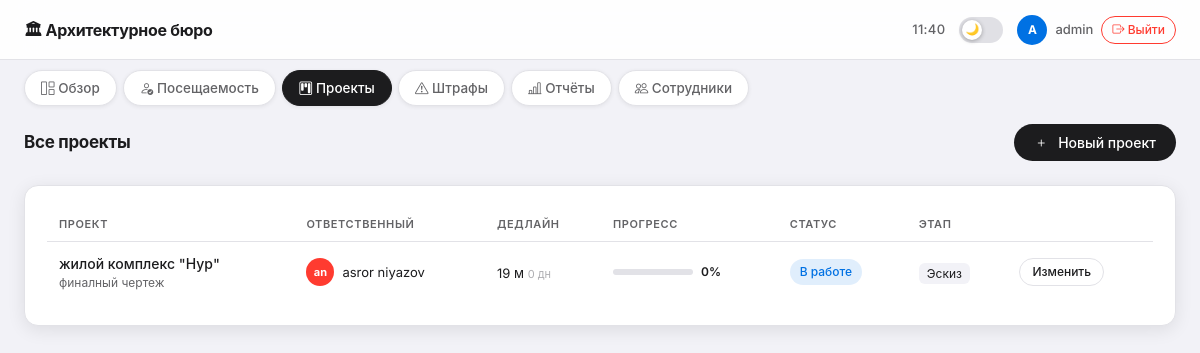
Page /projects/ (signed in) on the committed database.
### bureau/models.py (models this page shows, shortened)
class Project(models.Model):
    STATUS_CHOICES = [
        ('in_progress', 'В работе'),
        ('review', 'На проверке'),
        ('completed', 'Завершён'),
    ]
    STAGE_CHOICES = [
        ('sketch', 'Эскиз'),
        ('drawing', 'Чертёж'),
        ('approval', 'Согласование'),
        ('working_project', 'Рабочий проект'),
        ('ganplan', 'Генплан'),
        ('handover', 'Сдан'),
    ]
    name = models.CharField(max_length=300, verbose_name='Название проекта')
    description = models.TextField(blank=True, verbose_name='Описание')
    responsible = models.ForeignKey(Employee, on_delete=models.SET_NULL, null=True, related_name='projects', verbose_name='Ответственный')
    deadline = models.DateField(verbose_name='Дедлайн')
    progress = models.IntegerField(default=0, verbose_name='Прогресс (%)')
    status = models.CharField(max_length=20, choices=STATUS_CHOICES, default='in_progress', verbose_name='Статус')
    stage = models.CharField(max_length=30, choices=STAGE_CHOICES, default='sketch', verbose_name='Этап')
    created_at = models.DateTimeField(auto_now_add=True)
    updated_at = models.DateTimeField(auto_now=True)
    def days_until_deadline(self):
        today = datetime.date.today()
        delta = self.deadline - today
        return delta.days
    def is_overdue(self):
        return datetime.date.today() > self.deadline and self.status != 'completed'
    class Meta:
        verbose_name = 'Проект'
        verbose_name_plural = 'Проекты'
        ordering = ['deadline']

class Employee(models.Model):
    POSITION_CHOICES = [
        ('architect', 'Архитектор'),
        ('lead_architect', 'Ведущий архитектор'),
        ('designer', 'Дизайнер'),
        ('constructor', 'Конструктор'),
        ('manager', 'Менеджер'),
        ('intern', 'Стажёр'),
    ]
    user = models.OneToOneField(User, on_delete=models.CASCADE, null=True, blank=True, verbose_name='Пользователь', related_name='employee_profile')
    full_name = models.CharField(max_length=200, verbose_name='ФИО')
    position = models.CharField(max_length=50, choices=POSITION_CHOICES, verbose_name='Должность')
    avatar = models.ImageField(upload_to='avatars/', blank=True, null=True, verbose_name='Аватар')
    salary = models.DecimalField(max_digits=12, decimal_places=2, verbose_name='Оклад (тенге)')
    phone = models.CharField(max_length=20, blank=True, verbose_name='Телефон')
    email = models.EmailField(blank=True, verbose_name='Email')
    hire_date = models.DateField(default=datetime.date.today, verbose_name='Дата найма')
    is_active = models.BooleanField(default=True, verbose_name='Активен')
    created_at = models.DateTimeField(auto_now_add=True)
    def get_initials(self):
        parts = self.full_name.split()
        if len(parts) >= 2:
            return f"{parts[0][0]}{parts[1][0]}"
        return self.full_name[:2].upper()
    class Meta:
        verbose_name = 'Сотрудник'
        verbose_name_plural = 'Сотрудники'
        ordering = ['full_name']

### bureau/views.py (the view)
    def _wrapped_view(request, *args, **kwargs):
        if not request.user.is_superuser:
            try:
                profile = request.user.employee_profile
                return redirect('employee_detail', pk=profile.id)
            except Employee.DoesNotExist:
                return redirect('logout')
        return view_func(request, *args, **kwargs)

### bureau/views.py (called while the page is built, shortened)
def admin_only(view_func):
    def _wrapped_view(request, *args, **kwargs):
        if not request.user.is_superuser:
            try:
                profile = request.user.employee_profile
                return redirect('employee_detail', pk=profile.id)
            except Employee.DoesNotExist:
                return redirect('logout')
        return view_func(request, *args, **kwargs)
    return _wrapped_view

@login_required
@admin_only
def projects_view(request):
    projects = Project.objects.select_related('responsible').all()
    employees = Employee.objects.filter(is_active=True)
    context = {
        'projects': projects,
        'employees': employees,
        'tab': 'projects',
    }
    return render(request, 'bureau/projects.html', context)

### templates/bureau/projects.html (shortened to what this page needs)
{% extends "bureau/base.html" %}
{% block content %}
<div class="d-flex justify-content-between align-items-center mb-4">
  <div class="section-title mb-0">Все проекты</div>
  <button class="btn-apple" data-bs-toggle="modal" data-bs-target="#createProjectModal">
    <i class="bi bi-plus me-1"></i> Новый проект
  </button>
</div>
<div class="card-premium">
  <div class="table-scroll">
    <table class="table-premium">
      <thead>
        <tr>
          <th>Проект</th>
          <th>Ответственный</th>
          <th>Дедлайн</th>
          <th>Прогресс</th>
          <th>Статус</th>
          <th>Этап</th>
          <th></th>
        </tr>
      </thead>
      <tbody>
        {% for proj in projects %}
        <tr>
          <td>
            <div style="font-weight:500;font-size:14px;">{{ proj.name }}</div>
            {% if proj.description %}<div style="font-size:12px;color:var(--text-secondary);">{{ proj.description }}</div>{% endif %}
          </td>
          <td>
            {% if proj.responsible %}
            <div class="d-flex align-items-center gap-2">
              <div class="avatar avatar-sm" data-empid="{{ proj.responsible.id }}">{{ proj.responsible.get_initials }}</div>
              <span style="font-size:13px;">{{ proj.responsible.full_name }}</span>
            </div>
            {% else %}<span style="color:var(--text-tertiary);">—</span>{% endif %}
          </td>
          <td>
            <span style="font-size:13px;{% if proj.is_overdue %}color:var(--danger);font-weight:600;{% endif %}">
              {{ proj.deadline|date:"j м" }}
              {% if proj.days_until_deadline >= 0 and proj.status != 'completed' %}
              <span style="font-size:11px;color:var(--text-tertiary);">{{ proj.days_until_deadline }} дн</span>
              {% elif proj.is_overdue %}⚠️{% endif %}
            </span>
          </td>
          <td style="min-width:120px;">
            <div class="d-flex align-items-center gap-2">
              <div class="progress-bar-custom" style="width:80px;">
              </div>
              <span style="font-size:12px;font-weight:600;">{{ proj.progress }}%</span>
            </div>
          </td>
          <td>
            {% if proj.status == 'in_progress' %}<span class="badge-status badge-in-progress">В работе</span>
            {% elif proj.status == 'review' %}<span class="badge-status badge-review">На проверке</span>
            {% elif proj.status == 'completed' %}<span class="badge-status badge-completed">Завершён</span>{% endif %}
          </td>
          <td>
            <span style="font-size:12px;background:#f2f2f7;border-radius:6px;padding:3px 8px;">{{ proj.get_stage_display }}</span>
          </td>
          <td>
            <button class="btn-apple-outline" style="padding:4px 12px;font-size:12px;"
                    onclick="openEditModal({{ proj.id }}, '{{ proj.name|escapejs }}', {{ proj.progress }}, '{{ proj.status }}', '{{ proj.stage }}')">
              Изменить
            </button>
          </td>
        </tr>
        {% empty %}
        <tr><td colspan="7" style="text-align:center;color:var(--text-secondary);padding:32px;">Нет проектов</td></tr>
        {% endfor %}
      </tbody>
    </table>
  </div>
</div>
{% endblock %}

### templates/bureau/base.html (shortened to what this page needs)
<!DOCTYPE html>
<html lang="ru" data-theme="light">
<head>
  <link href="https://cdn.jsdelivr.net/npm/bootstrap@5.3.2/dist/css/bootstrap.min.css" rel="stylesheet"/>
  <link href="https://cdn.jsdelivr.net/npm/bootstrap-icons@1.11.3/font/bootstrap-icons.css" rel="stylesheet"/>
</head>
<body>
  <div class="topbar">
    <div class="topbar-left">
      <span class="topbar-title">🏛 Архитектурное бюро</span>
    </div>
    <div class="topbar-right">
      <span class="topbar-time" id="live-time"></span>
      <label class="theme-toggle" title="Тёмный / светлый режим">
        <div class="track"></div>
        <div class="thumb" id="theme-thumb">🌙</div>
      </label>
      {% if user.is_authenticated %}
      <div class="topbar-user">
        <div class="u-avatar">{{ user.username|first|upper }}</div>
        <span class="u-name" style="font-size:13px;color:var(--text-secondary);">{{ user.username }}</span>
        <a href="/logout/" class="btn-logout"><i class="bi bi-box-arrow-right"></i> Выйти</a>
      </div>
      {% endif %}
    </div>
  </div>
  {% if user.is_superuser %}
  <div class="tab-nav">
    <a href="/" class="tab-btn {% if tab == 'overview' %}active{% endif %}">
      <i class="bi bi-grid-1x2"></i> Обзор
    </a>
    <a href="/attendance/" class="tab-btn {% if tab == 'attendance' %}active{% endif %}">
      <i class="bi bi-person-check"></i> Посещаемость
    </a>
    <a href="/projects/" class="tab-btn {% if tab == 'projects' %}active{% endif %}">
      <i class="bi bi-kanban"></i> Проекты
    </a>
    <a href="/fines/" class="tab-btn {% if tab == 'fines' %}active{% endif %}">
      <i class="bi bi-exclamation-triangle"></i> Штрафы
    </a>
    <a href="/reports/" class="tab-btn {% if tab == 'reports' %}active{% endif %}">
      <i class="bi bi-bar-chart-line"></i> Отчёты
    </a>
    <a href="/employees/" class="tab-btn {% if tab == 'employees' %}active{% endif %}">
      <i class="bi bi-people"></i> Сотрудники
    </a>
  </div>
  {% endif %}
  <div class="main-content">
    {% block content %}{% endblock %}
  </div>
</body>
</html>

### rows in the picture
Project: name "жилой комплекс \"Нур\"", description "финалный чертеж", responsible.get_initials "an", responsible.full_name "asror niyazov", deadline "19 м", days_until_deadline "0", progress "0", status "В работе", stage "Эскиз"

### other values in the picture
{{ user.username|first|upper }} "A"
{{ user.username }} "admin"
